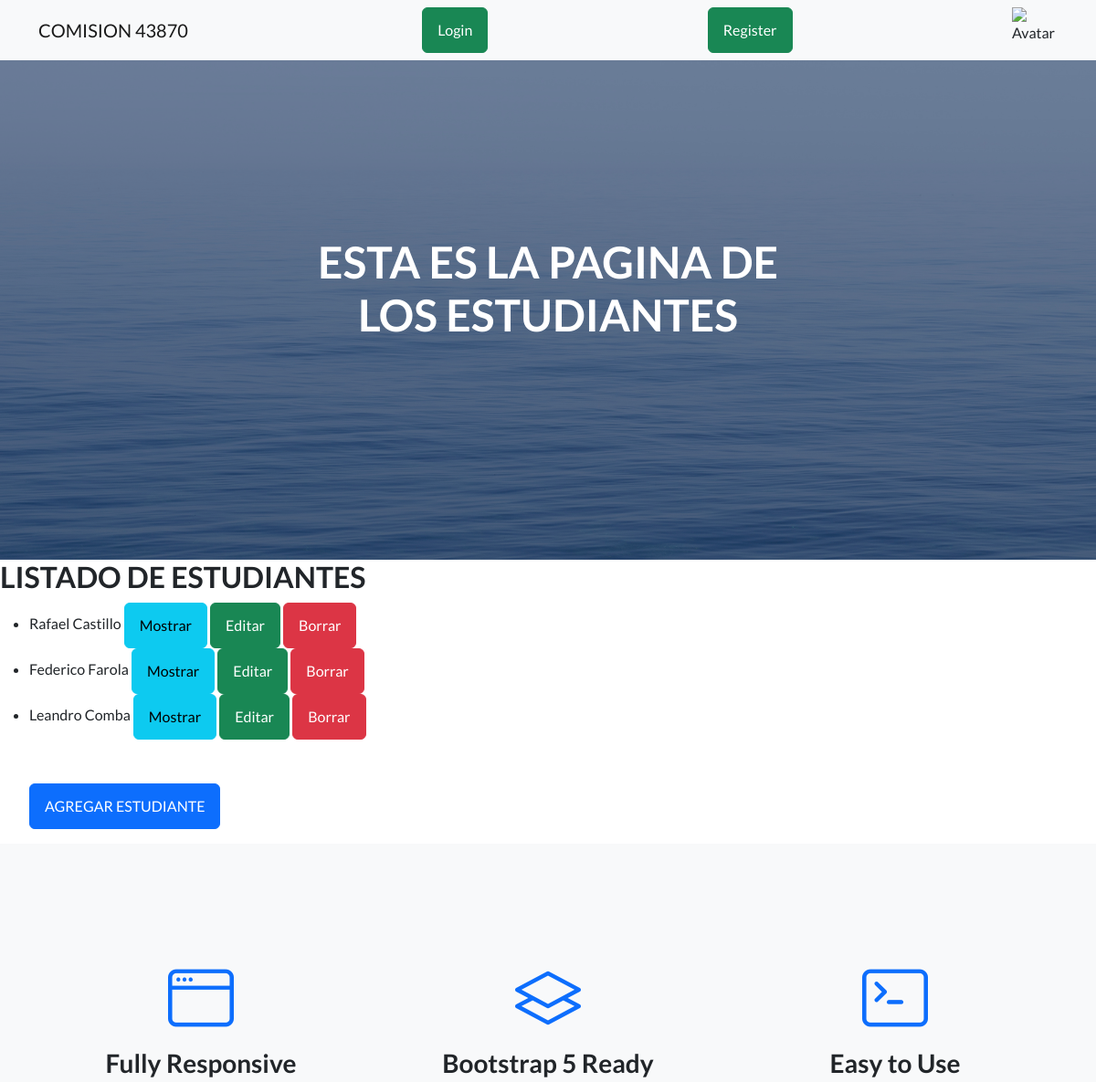
The app's page /AppCoder/estudiante/list/ (upper part), older data.
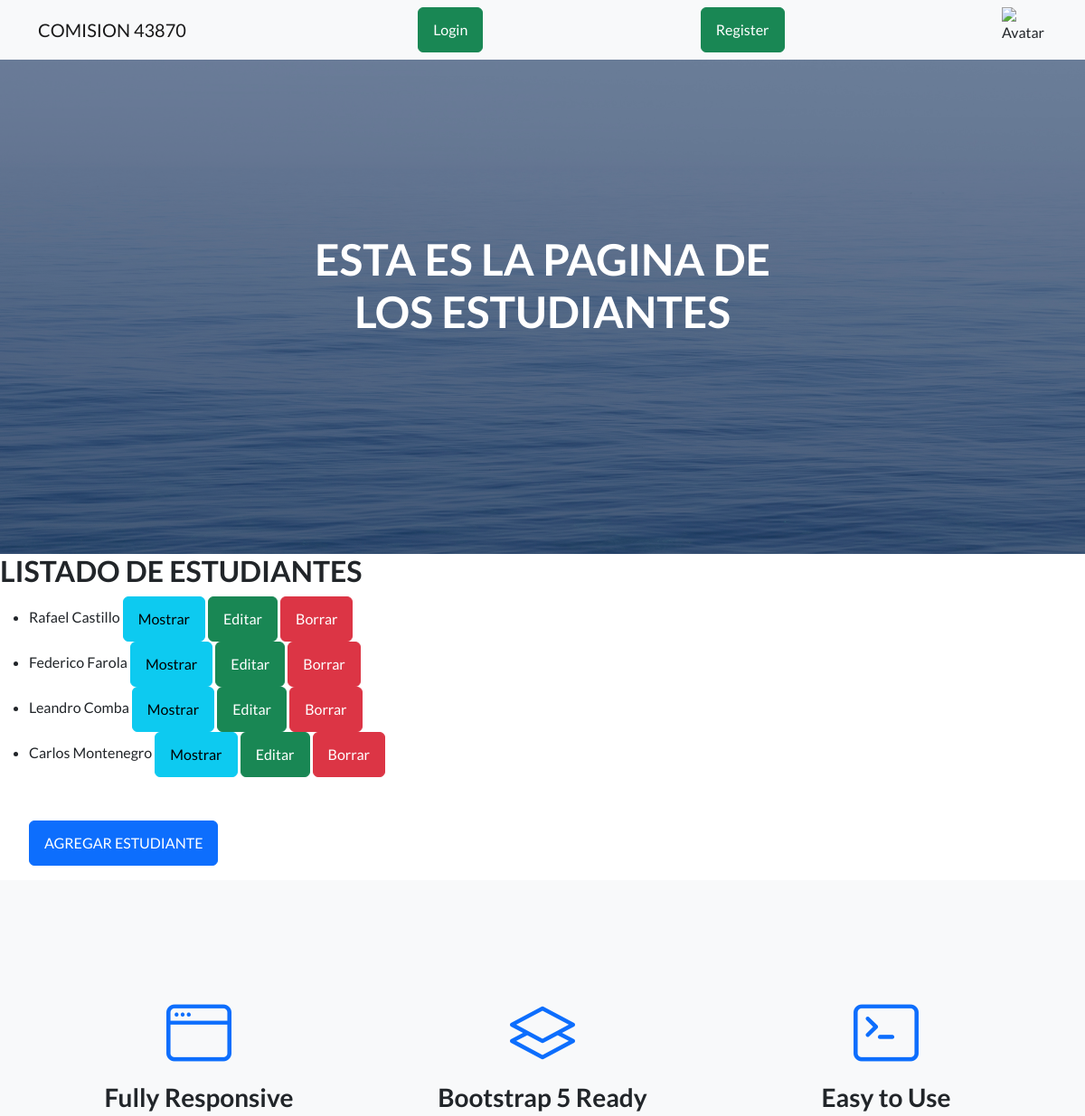
The same page, newer data.
### AppCoder/models.py (models this page shows)
class Estudiante(models.Model):
    nombre=models.CharField(max_length=50)
    apellido=models.CharField(max_length=50)
    email=models.EmailField()
    def __str__(self):
        return f"{self.nombre} {self.apellido}"

### AppCoder/views.py (the view)
# urls.py: path("estudiante/list/", EstudianteList.as_view(), name="estudiante_list"),
class EstudianteList(ListView):#vista usada para LISTAR
    model= Estudiante
    template_name= "AppCoder/estudiantes.html"

### AppCoder/templates/AppCoder/estudiantes.html (shortened to what this page needs)
{% extends "AppCoder/padre.html" %}
{% load static %}
{% block titulo %}ESTA ES LA PAGINA DE LOS ESTUDIANTES {% endblock %}
{% block contenido_que_cambia %}
<h2>LISTADO DE ESTUDIANTES</h2>
<ul>
    {% for estudiante in object_list %}
    <li>
        {{ estudiante }}
        <a class="btn btn-info" href="{% url 'estudiante_detalle' estudiante.id %}">Mostrar</a>
        <a class="btn btn-success" href="{% url 'estudiante_editar' estudiante.id %}">Editar</a>
        <a class="btn btn-danger" href="{% url 'estudiante_borrar' estudiante.id %}">Borrar</a>
    </li>
    {% endfor %}
    <br>
    <br>
    <a class="btn btn-primary" href="{% url 'estudiante_crear'  %}">AGREGAR ESTUDIANTE</a>
</ul>
{% endblock %}

Row changes from the older to the newer data that the page shows:
added Estudiante: nombre+apellido "Carlos Montenegro"
